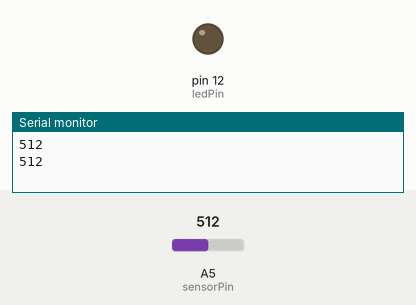
Simulated run of this sketch. Board: Arduino Uno, built with avr-gcc and run on an emulated ATmega328P. On the bench: output pins drawn as LEDs (lit = HIGH), the last lines printed to the serial monitor. The test bench sets the inputs (shaded band); at power-on: A5 (sensorPin) = 512.

Above: at 2.3 s.
2.4 s: A5 (sensorPin) set to 527
At 4.2 s:
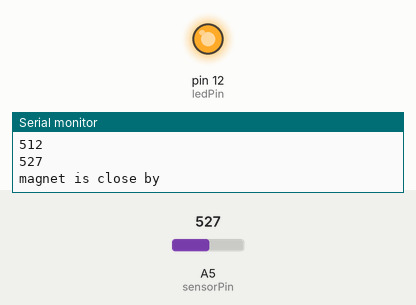
4.5 s: A5 (sensorPin) set to 511
At 7.3 s:
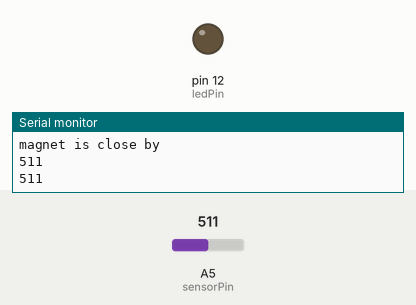
7.7 s: A5 (sensorPin) set to 306
At 8.9 s:
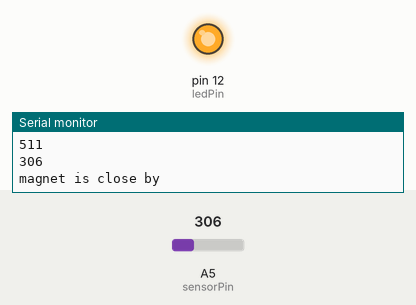
Timing chart, 0 to 10.7 s (numbered marks = the images above; inputs shaded):
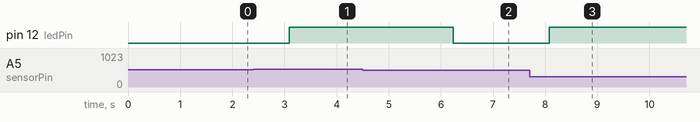

The sketch:

Geiger_counter_project.ino
```cpp
int sensorPin = A5; // select the input pin
int ledPin = 12; // select the pin for the LED
int sensorValue = 0; // variable to store the value coming from the sensor

bool set_to_default = true;
int check_value;
int default_value;

void setup () { // setting up the program and allow me to read out the adruino
pinMode (ledPin, OUTPUT);
Serial.begin (9600);
}

void loop () {
sensorValue = analogRead (sensorPin);
delay (sensorValue);
Serial.println (sensorValue, DEC);

if(set_to_default == true){ // setting a default value for the program
delay(sensorValue);
default_value = sensorValue;
set_to_default = false;
}

check_value = default_value - sensorValue; // a function to check if its close to a object with a magnet
check_value = abs(check_value); // converts the value to a positive number
if(check_value >= 5){  // Giving it range so that it won't go off to quickly
  Serial.println("magnet is close by");
  digitalWrite (ledPin, HIGH);
  delay (sensorValue);
}
else digitalWrite(ledPin, LOW);
delay (sensorValue);
}
```

Measured:
- the behaviour switches between 516 and 517 on A5 (sensorPin) (found by bisection; images 0 and 1)
- after the input at 2.4 s, pin 12 (ledPin): LOW → HIGH after 0.69 s
- after the input at 4.5 s, pin 12 (ledPin): HIGH → LOW after 1.7 s
- after the input at 7.7 s, pin 12 (ledPin): LOW → HIGH after 0.37 s
